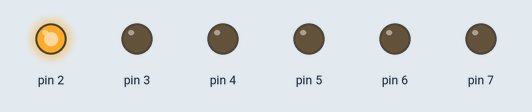
Simulated run of this sketch. Board: Arduino Uno, built with avr-gcc and run on an emulated ATmega328P. On the bench: output pins drawn as LEDs (lit = HIGH).

Above: at 0.2 s.
At 1.7 s:
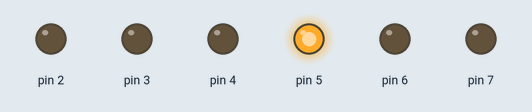
At 2.2 s:
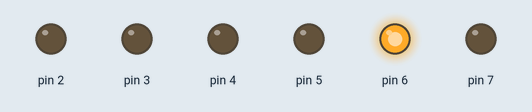
At 3.0 s:
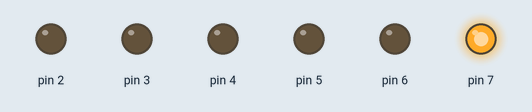
At 5.2 s:
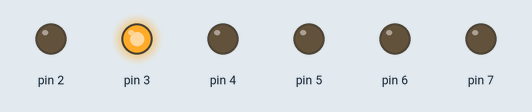
At 7.2 s:
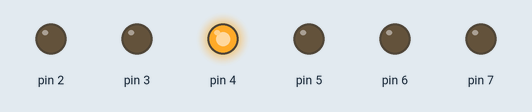
Timing chart, 0 to 7.8 s (numbered marks = the images above):
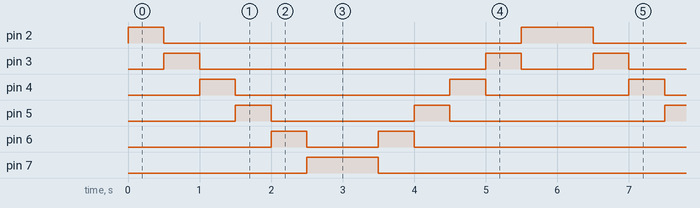

Measured:
- by itself, pin 2: repeats every 6.0 s: LOW 5.0 s, HIGH 1.0 s
- by itself, pin 3: repeats every 6.0 s: LOW 4.0 s, HIGH 0.50 s, LOW 1.0 s, HIGH 0.50 s
- by itself, pin 4: repeats every 6.0 s: LOW 3.0 s, HIGH 0.50 s, LOW 2.0 s, HIGH 0.50 s
- by itself, pin 5: repeats every 6.0 s: LOW 2.0 s, HIGH 0.50 s, LOW 3.0 s, HIGH 0.50 s
- by itself, pin 6: repeats every 6.0 s: LOW 1.0 s, HIGH 0.50 s, LOW 4.0 s, HIGH 0.50 s
- by itself, pin 7: alternates HIGH for 1.0 s and LOW for 5.0 s

The sketch:

blinking_leds_in_a_row.ino
```cpp
int t = 500;
void setup() {

  for (int Pin = 2; Pin < 8; Pin++) {

    pinMode(Pin, OUTPUT);

  }
}

void loop() {

  for (int Pin = 2; Pin < 8; Pin++) {

    digitalWrite(Pin, HIGH);

    delay(t);

    digitalWrite(Pin, LOW);

  }
     for (int Pin = 7; Pin >= 2; Pin--)
     {

    digitalWrite(Pin, HIGH);

    delay(t);

    digitalWrite(Pin, LOW);

  }
}
```
